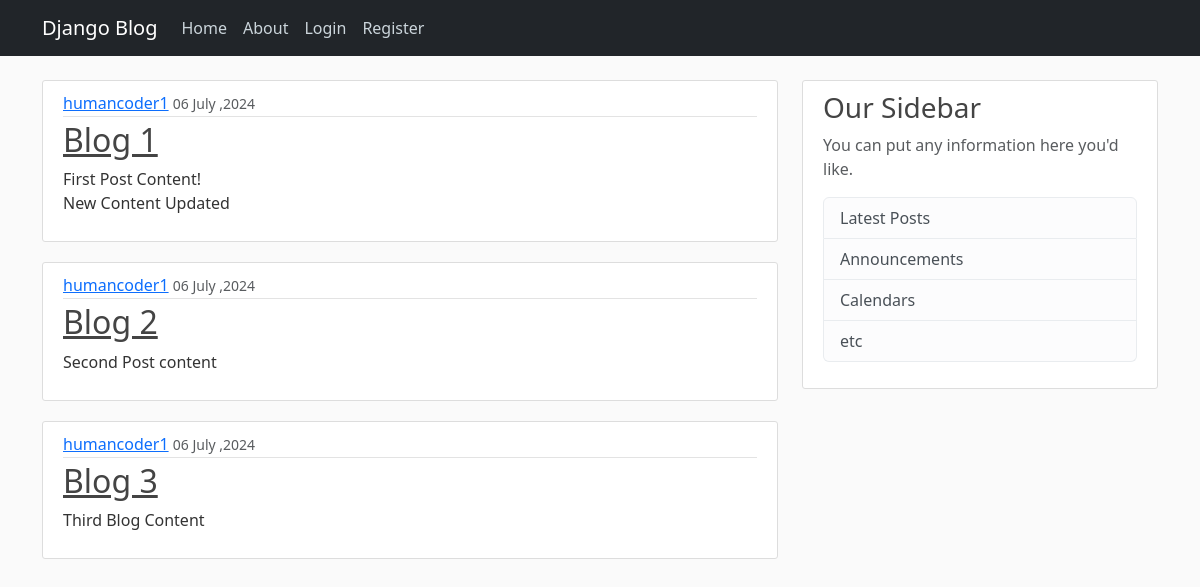
The page / on the database its author committed.
### blog_app/models.py (models this page shows, shortened)
class Posts(models.Model):
    title = models.CharField(max_length=100) # title will a field in our post table in the database
    content = models.TextField()
    date_posted = models.DateTimeField(default=timezone.now)
    author = models.ForeignKey(User , on_delete=models.CASCADE)

### blog_app/views.py (the view)
# urls.py: path('' , views.home , name="blog-home"), #for enabling this as the default page now the first page open will be the home page
def home(request):
    context = {
        "posts" : Posts.objects.all()
    }
    return render(request , "blog_html_templates/home.html" ,context)

### blog_app/templates/blog_html_templates/home.html
{% extends "blog_html_templates/base.html" %}
{% block content %}
{% for post in posts %}
<article class="media content-section">
    <div class="media-body">
        <div class="article-metadata">
            <a class="mr-2" href="#">{{ post.author }}</a>
            <small class="text-muted">{{ post.date_posted|date:"d F ,Y" }}</small>
        </div>
        <h2><a class="article-title" href="#">{{ post.title }}</a></h2>
        <p class="article-content">{{ post.content }}</p>
    </div>
</article>
{% endfor %}
{% endblock content %}

### blog_app/static/css_templates/main.css (style rules this page uses)
body { background: #fafafa; color: #333333; margin-top: 5rem; }
h1, h2, h3, h4, h5, h6 { color: #444444; }
.content-section { background: #ffffff; padding: 10px 20px; border: 1px solid #dddddd; border-radius: 3px; margin-bottom: 20px; }
.article-title { color: #444444; }
.article-content { white-space: pre-line; }
.article-metadata { padding-bottom: 1px; margin-bottom: 4px; border-bottom: 1px solid #e3e3e3 }

### rows shown on the page
Posts: author "humancoder1", date_posted "06 July ,2024", title "Blog 1", content "First Post Content! New Content Updated"
Posts: author "humancoder1", date_posted "06 July ,2024", title "Blog 2", content "Second Post content"
Posts: author "humancoder1", date_posted "06 July ,2024", title "Blog 3", content "Third Blog Content"
